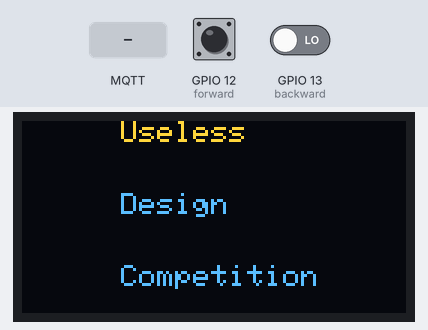
A sketch run on a simulated ESP8266 (NodeMCU). On the bench: 128×64 one-colour display. The test bench sets the inputs (shaded band); at power-on: GPIO 12 (forward) HIGH, GPIO 13 (backward) LOW. The OLED is the two-colour kind (top 16 rows yellow); WiFi joins after 1.5 s; servers stay silent unless stated; random numbers use the default seed unless the sketch sets one; no MQTT or app messages arrive unless stated; what the sketch prints to the serial monitor is not drawn.

Above: at 1.7 s.
At 4.7 s:
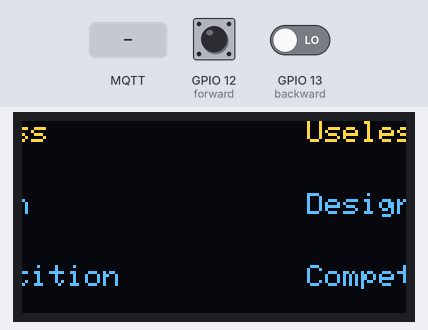
At 8.8 s:
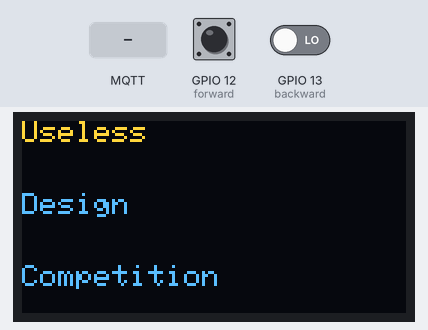
8.9 s: MQTT message "1" arrives on the first subscribed topic
10.4 s: MQTT message "on" arrives on the first subscribed topic
11.9 s: MQTT message "off" arrives on the first subscribed topic
Timing chart, 0 to 14.9 s (numbered marks = the images above; inputs shaded):
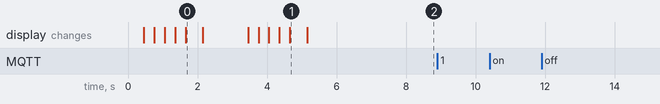

The sketch:

Transmitter.ino
```cpp
#include <ESP8266WiFi.h>
#include <PubSubClient.h>
const char* ssid = "Manas";
const char* password = "Manas@007";
const char* mqtt_server = "broker.hivemq.com";
int forward = 12;
int backward = 13;
int left = 14;
int right = 16;
WiFiClient espClient;
PubSubClient client(espClient);
long lastMsg = 0;
char msg[50];
int value = 0;


#include <SPI.h>
#include <Wire.h>
#include <Adafruit_GFX.h>
#include <Adafruit_SSD1306.h>

#define SCREEN_WIDTH 128 // OLED display width, in pixels
#define SCREEN_HEIGHT 64 // OLED display height, in pixels

// Declaration for an SSD1306 display connected to I2C (SDA, SCL pins)
#define OLED_RESET     -1 // Reset pin # (or -1 if sharing Arduino reset pin)
Adafruit_SSD1306 display(SCREEN_WIDTH, SCREEN_HEIGHT, &Wire, OLED_RESET);

void setup() {
  Serial.begin(115200);

  // SSD1306_SWITCHCAPVCC = generate display voltage from 3.3V internally
  if (!display.begin(SSD1306_SWITCHCAPVCC, 0x3C)) {
    Serial.println(F("SSD1306 allocation failed"));
    for (;;); // Don't proceed, loop forever
  }
  display.clearDisplay();

  testscrolltext();    // Draw scrolling text
  pinMode(forward, INPUT);     // Initialize the LED_BUILTIN  pin as an output
  pinMode(backward, INPUT);     // Initialize the LED_BUILTIN  pin as an output
  pinMode(left, INPUT);     // Initialize the LED_BUILTIN  pin as an output
  pinMode(right, INPUT);     // Initialize the LED_BUILTIN  pin as an output
  setup_wifi();
  client.setServer(mqtt_server, 1883);
  client.setCallback(callback);

}

void loop()
{
  if (!client.connected()) {
    reconnect();
  }
  client.loop();

  long now = millis();
  if (now - lastMsg > 500) {
    lastMsg = now;
    if (digitalRead(forward) == 0)
    {
      client.publish("inTopicManas", "0");
    }
    else if (digitalRead(backward) == 0)
    {
      client.publish("inTopicManas", "1");
    }
    else if (digitalRead(left) == 0)
    {
      client.publish("inTopicManas", "2");
    }
    else if (digitalRead(right) == 0)
    {
      client.publish("inTopicManas", "3");
    }
    else
    {
      client.publish("inTopicManas", "4");
    }
    //    Serial.print("Publish message: ");
    //    client.publish("outTopicManas", msg);
  }

}

void testscrolltext(void) {
  display.clearDisplay();
  display.setTextSize(1); // Draw 2X-scale text
  display.setTextColor(WHITE);
  display.setCursor(0, 0);
  display.println(F("Useless"));
  display.println("");
  display.println("");
  display.println(F("Design"));
  display.println("");
  display.println("");
  display.println(F("Competition"));
  display.display();      // Show initial text
  delay(100);
  display.startscrollright(0x00, 0x17);
  delay(2000);
  display.stopscroll();
  delay(1000);
  display.startscrollleft(0x00, 0x17);
  delay(2000);
  display.stopscroll();
  delay(1000);
}

void setup_wifi() {

  delay(10);
  // We start by connecting to a WiFi network
  Serial.println();
  Serial.print("Connecting to ");
  Serial.println(ssid);

  WiFi.begin(ssid, password);

  while (WiFi.status() != WL_CONNECTED) {
    delay(500);
    Serial.print(".");
  }
  randomSeed(micros());

  Serial.println("");
  Serial.println("WiFi connected");
  Serial.println("IP address: ");
  Serial.println(WiFi.localIP());
}

void callback(char* topic, byte* payload, unsigned int length) {
  Serial.print("Message arrived [");
  Serial.print(topic);
  Serial.print("] ");
  for (int i = 0; i < length; i++) {
    Serial.print((char)payload[i]);
  }
  Serial.println();
  char tempval = (char)payload[0];
}

void reconnect() {
  while (!client.connected()) {
    Serial.print("Attempting MQTT connection...");
    String clientId = "ESP8266Client-";
    clientId += String(random(0xffff), HEX);
    if (client.connect(clientId.c_str())) {
      Serial.println("connected");
      client.publish("inTopicManas", "hello world");
      client.subscribe("inTopicManas");
    } else {
      Serial.print("failed, rc=");
      Serial.print(client.state());
      Serial.println(" try again in 5 seconds");
      delay(5000);
    }
  }
}
```

Measured:
- after the input at 8.9 s, every drawn part: stays the same
- after the input at 10.4 s, every drawn part: stays the same
- after the input at 11.9 s, every drawn part: stays the same
- what the display in image 0 shows lasts 0.5 s, from 1.7 s to 2.2 s
